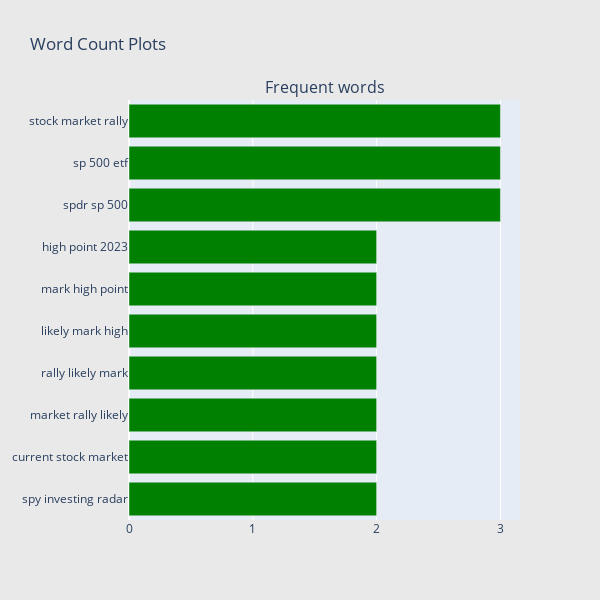

Notebook source saved alongside this figure:
### Code cell
## Get the bar chart from 5 rated reviews ##
freq_dict = defaultdict(int)
for sent in df["Headline_Lower"]:
    for word in generate_ngrams(sent,3):
        freq_dict[word] += 1
fd_sorted = pd.DataFrame(sorted(freq_dict.items(), key=lambda x: x[1])[::-1])
fd_sorted.columns = ["word", "wordcount"]
trace0 = horizontal_bar_chart(fd_sorted.head(10), 'green')

# Creating two subplots
fig = tools.make_subplots(rows=1, cols=1, vertical_spacing=0.04,
                          subplot_titles=["Frequent words"])
fig.append_trace(trace0, 1, 1)
#fig.append_trace(trace1, 1, 2)
fig['layout'].update(height=600, width=600, paper_bgcolor='rgb(233,233,233)', title="Word Count Plots")
py.iplot(fig, filename='word-plots');

### Figure 1 — Plotly figure (JSON) as saved in the notebook; plotly's stock layout.template omitted (floating-point values rounded to 4 significant figures)
{"data": [{"marker": {"color": "green"}, "orientation": "h", "showlegend": false, "type": "bar", "x": [2, 2, 2, 2, 2, 2, 2, 3, 3, 3], "xaxis": "x", "y": ["spy investing radar", "current stock market", "market rally likely", "rally likely mark", "likely mark high", "mark high point", "high point 2023", "spdr sp 500", "sp 500 etf", "stock market rally"], "yaxis": "y"}], "layout": {"annotations": [{"font": {"size": 16}, "showarrow": false, "text": "Frequent words", "x": 0.5, "xanchor": "center", "xref": "paper", "y": 1, "yanchor": "bottom", "yref": "paper"}], "height": 600, "paper_bgcolor": "rgb(233,233,233)", "title": {"text": "Word Count Plots"}, "width": 600, "xaxis": {"anchor": "y", "domain": [0, 1]}, "yaxis": {"anchor": "x", "domain": [0, 1]}}}
